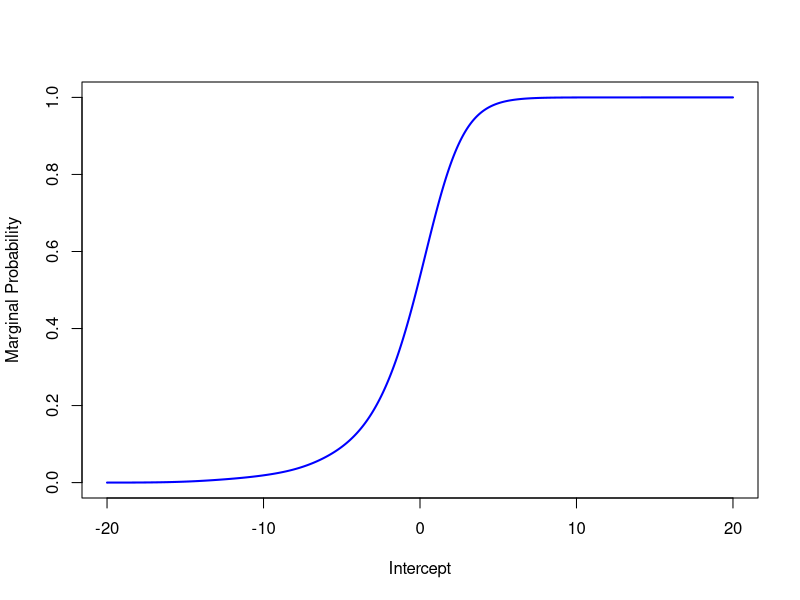
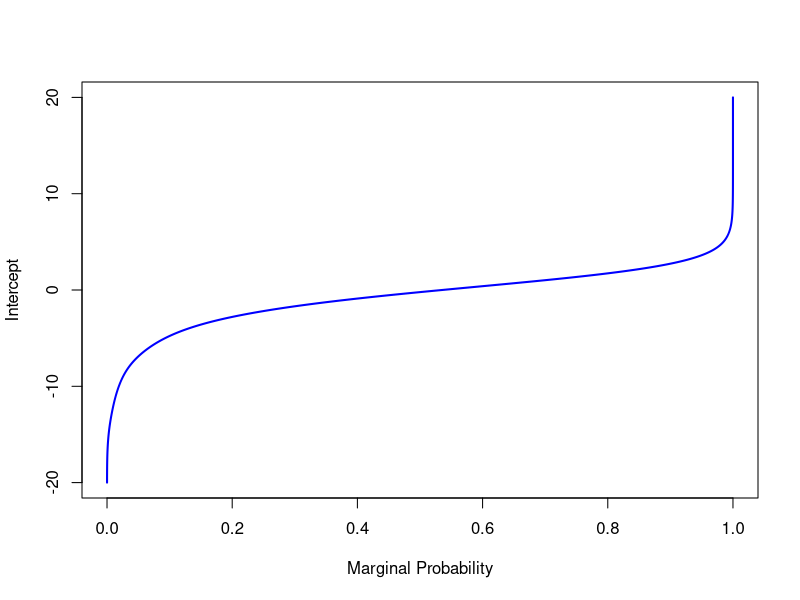

R code for these plots, in order:
### TO-DO Document this script.
### GOAL: plan data generating model parameters in order to achieve a certain event fraction
### We aim at marginal probs: 0.5, 0.1, 0.05, 0.01, 0.005
### maximal OR for large effects is 4 based on http://dx.doi.org/10.1037/bul0000084 (p. 210, Tab 4)

library(clusterGeneration)



# Step 1: Construct correlation matrix of the predictors -----------------------

nnoise <- 0 # use 0 irrelevant predictors
corMatrix <- rcorrmatrix(3 + nnoise)

corMatrix[1,2] <- corMatrix[2,1] <- corMatrix[1,3] <- corMatrix[3,1] <- 0.1
corMatrix[2,3] <- corMatrix[3,2] <- 0.5
corMatrix

# legacy code to ensure positive definiteness of the correlation matrix
# min(eigen(corMatrix)$values)
# corMatrix <- Matrix::nearPD(corMatrix, corr = TRUE)$mat
# min(eigen(corMatrix)$values)
# corMatrix[1:3, 1:3] # correlations of the relevant predictors - attenuated slightly


# Step 2: Generate Predictor Values --------------------------------------------

n <- 1000 # sample size
X <- mvtnorm::rmvnorm(n, sigma = corMatrix)
X <- as.data.frame(X)
X <- model.matrix(~V1*V2*V3-(V1:V2:V3), data = X)

# Step 3: Generate Outcome -----------------------------------------------------

BETA0 <- seq(20,-20, length.out = 100000) # potential intercepts

marginal_probs <- sapply(BETA0, function(iB0){
  
  BETA <- c(iB0, rep(c(log(1.5),	log(2.5),	log(4)),2)) # beta coefficients
  eta <- X %*% BETA
  prob <- 1/(1+exp(-eta))
  
  mean(prob)
  
}, simplify = "array")

plot(BETA0, marginal_probs, type = "l", xlab = "Intercept", 
     ylab = "Marginal Probability", col = "blue", lwd = 2)

# Step 4: Find intercepts for marginal probabilities ---------------------------
plot(marginal_probs, BETA0, type = "l", xlab = "Marginal Probability", 
     ylab = "Intercept", col = "blue", lwd = 2)

chosen_intercepts <- approx(marginal_probs, BETA0, xout = c(0.5, 0.1, 0.05, 0.01, 0.005))
chosen_intercepts$y


# Step 5: Final check ----------------------------------------------------------

sapply(chosen_intercepts$y, function(iB0){
  
  BETA <- c(iB0, rep(c(log(1.5),	log(2.5),	log(4)),2)) # beta coefficients
  eta <- X %*% BETA
  prob <- 1/(1+exp(-eta))
  sim_dat <- rbinom(n = 100000, size = 1, prob = prob)

  c(mean(prob), mean(sim_dat))
  
}, simplify = "array")
